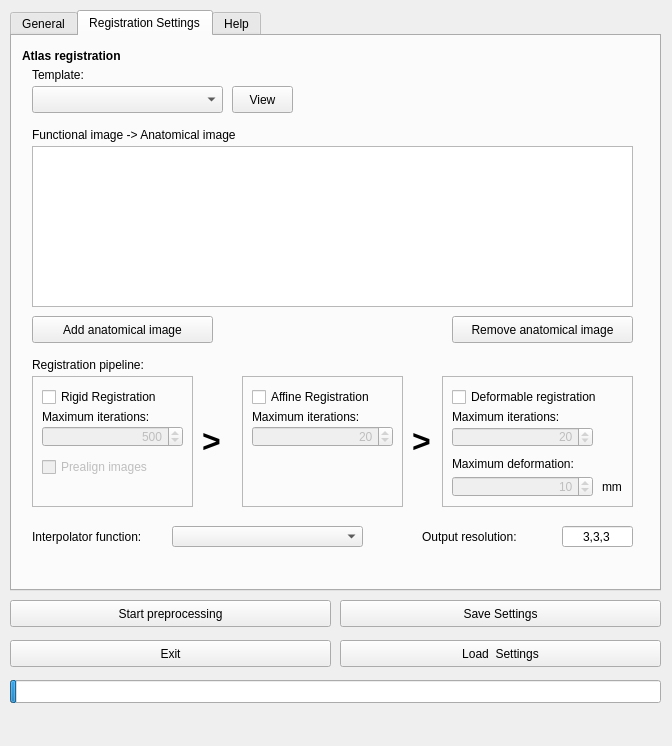
<?xml version="1.0" encoding="UTF-8"?>
<ui version="4.0">
 <class>Fenster</class>
 <widget class="QWidget" name="Fenster">
  <property name="geometry">
   <rect>
    <x>0</x>
    <y>0</y>
    <width>672</width>
    <height>746</height>
   </rect>
  </property>
  <property name="windowTitle">
   <string>Lipsia Preprocessing</string>
  </property>
  <property name="locale">
   <locale language="English" country="UnitedStates"/>
  </property>
  <widget class="QTabWidget" name="tabWidget">
   <property name="enabled">
    <bool>true</bool>
   </property>
   <property name="geometry">
    <rect>
     <x>10</x>
     <y>10</y>
     <width>651</width>
     <height>581</height>
    </rect>
   </property>
   <property name="layoutDirection">
    <enum>Qt::LeftToRight</enum>
   </property>
   <property name="currentIndex">
    <number>1</number>
   </property>
   <widget class="QWidget" name="tab_general">
    <attribute name="title">
     <string>General</string>
    </attribute>
    <widget class="QDoubleSpinBox" name="dsb_repetition_time">
     <property name="geometry">
      <rect>
       <x>180</x>
       <y>290</y>
       <width>62</width>
       <height>27</height>
      </rect>
     </property>
     <property name="maximum">
      <double>600.000000000000000</double>
     </property>
    </widget>
    <widget class="QLabel" name="l_cutoff_lp_s">
     <property name="geometry">
      <rect>
       <x>570</x>
       <y>310</y>
       <width>16</width>
       <height>31</height>
      </rect>
     </property>
     <property name="text">
      <string>s</string>
     </property>
    </widget>
    <widget class="QCheckBox" name="cb_spatial_filtering">
     <property name="geometry">
      <rect>
       <x>310</x>
       <y>140</y>
       <width>191</width>
       <height>22</height>
      </rect>
     </property>
     <property name="text">
      <string>Spatial filtering</string>
     </property>
    </widget>
    <widget class="QPushButton" name="b_add_image_directory">
     <property name="geometry">
      <rect>
       <x>100</x>
       <y>230</y>
       <width>101</width>
       <height>27</height>
      </rect>
     </property>
     <property name="text">
      <string>Add dicom dir</string>
     </property>
     <property name="autoDefault">
      <bool>false</bool>
     </property>
    </widget>
    <widget class="QCheckBox" name="cb_debug_output">
     <property name="geometry">
      <rect>
       <x>460</x>
       <y>370</y>
       <width>151</width>
       <height>22</height>
      </rect>
     </property>
     <property name="text">
      <string>Debug Output</string>
     </property>
    </widget>
    <widget class="QCheckBox" name="cb_slicetime_correction">
     <property name="geometry">
      <rect>
       <x>310</x>
       <y>60</y>
       <width>151</width>
       <height>22</height>
      </rect>
     </property>
     <property name="text">
      <string>Slicetime correction</string>
     </property>
    </widget>
    <widget class="QLabel" name="l_preprocessing_steps">
     <property name="geometry">
      <rect>
       <x>300</x>
       <y>20</y>
       <width>151</width>
       <height>21</height>
      </rect>
     </property>
     <property name="text">
      <string>&lt;!DOCTYPE HTML PUBLIC &quot;-//W3C//DTD HTML 4.0//EN&quot; &quot;http://www.w3.org/TR/REC-html40/strict.dtd&quot;&gt;
&lt;html&gt;&lt;head&gt;&lt;meta name=&quot;qrichtext&quot; content=&quot;1&quot; /&gt;&lt;style type=&quot;text/css&quot;&gt;
p, li { white-space: pre-wrap; }
&lt;/style&gt;&lt;/head&gt;&lt;body style=&quot; font-family:'Sans'; font-size:10pt; font-weight:400; font-style:normal;&quot;&gt;
&lt;p style=&quot; margin-top:0px; margin-bottom:0px; margin-left:0px; margin-right:0px; -qt-block-indent:0; text-indent:0px;&quot;&gt;&lt;span style=&quot; font-size:9pt; font-weight:600;&quot;&gt;Preprocessing steps&lt;/span&gt;&lt;/p&gt;&lt;/body&gt;&lt;/html&gt;</string>
     </property>
    </widget>
    <widget class="QLabel" name="l_cutoff_high_pass">
     <property name="geometry">
      <rect>
       <x>310</x>
       <y>310</y>
       <width>51</width>
       <height>31</height>
      </rect>
     </property>
     <property name="text">
      <string>Cutoff:</string>
     </property>
    </widget>
    <widget class="QSpinBox" name="sb_lp_cutoff">
     <property name="enabled">
      <bool>false</bool>
     </property>
     <property name="geometry">
      <rect>
       <x>510</x>
       <y>310</y>
       <width>55</width>
       <height>27</height>
      </rect>
     </property>
     <property name="alignment">
      <set>Qt::AlignRight|Qt::AlignTrailing|Qt::AlignVCenter</set>
     </property>
     <property name="maximum">
      <number>600</number>
     </property>
     <property name="value">
      <number>3</number>
     </property>
    </widget>
    <widget class="QCheckBox" name="cb_set_repetition">
     <property name="enabled">
      <bool>true</bool>
     </property>
     <property name="geometry">
      <rect>
       <x>20</x>
       <y>290</y>
       <width>151</width>
       <height>22</height>
      </rect>
     </property>
     <property name="autoFillBackground">
      <bool>false</bool>
     </property>
     <property name="text">
      <string>Set repetition time:</string>
     </property>
     <property name="checked">
      <bool>true</bool>
     </property>
     <property name="tristate">
      <bool>false</bool>
     </property>
    </widget>
    <widget class="QLabel" name="l_input_files">
     <property name="geometry">
      <rect>
       <x>10</x>
       <y>10</y>
       <width>71</width>
       <height>17</height>
      </rect>
     </property>
     <property name="text">
      <string>Input fIles:</string>
     </property>
    </widget>
    <widget class="QLabel" name="l_mask_options">
     <property name="geometry">
      <rect>
       <x>300</x>
       <y>420</y>
       <width>111</width>
       <height>21</height>
      </rect>
     </property>
     <property name="text">
      <string>&lt;!DOCTYPE HTML PUBLIC &quot;-//W3C//DTD HTML 4.0//EN&quot; &quot;http://www.w3.org/TR/REC-html40/strict.dtd&quot;&gt;
&lt;html&gt;&lt;head&gt;&lt;meta name=&quot;qrichtext&quot; content=&quot;1&quot; /&gt;&lt;style type=&quot;text/css&quot;&gt;
p, li { white-space: pre-wrap; }
&lt;/style&gt;&lt;/head&gt;&lt;body style=&quot; font-family:'Sans'; font-size:10pt; font-weight:400; font-style:normal;&quot;&gt;
&lt;p style=&quot; margin-top:0px; margin-bottom:0px; margin-left:0px; margin-right:0px; -qt-block-indent:0; text-indent:0px;&quot;&gt;&lt;span style=&quot; font-size:9pt; font-weight:600;&quot;&gt;Mask options&lt;/span&gt;&lt;/p&gt;&lt;/body&gt;&lt;/html&gt;</string>
     </property>
    </widget>
    <widget class="QCheckBox" name="cb_low_pass">
     <property name="geometry">
      <rect>
       <x>460</x>
       <y>290</y>
       <width>151</width>
       <height>22</height>
      </rect>
     </property>
     <property name="text">
      <string>Low pass</string>
     </property>
    </widget>
    <widget class="QCheckBox" name="cb_fieldmap_correction">
     <property name="geometry">
      <rect>
       <x>310</x>
       <y>40</y>
       <width>151</width>
       <height>22</height>
      </rect>
     </property>
     <property name="text">
      <string>Fieldmap correction</string>
     </property>
    </widget>
    <widget class="QCheckBox" name="cb_write_logfile">
     <property name="geometry">
      <rect>
       <x>460</x>
       <y>390</y>
       <width>151</width>
       <height>22</height>
      </rect>
     </property>
     <property name="text">
      <string>Write logfile</string>
     </property>
    </widget>
    <widget class="QLabel" name="l_cutoff_low_pass">
     <property name="geometry">
      <rect>
       <x>460</x>
       <y>310</y>
       <width>51</width>
       <height>31</height>
      </rect>
     </property>
     <property name="text">
      <string>Cutoff:</string>
     </property>
    </widget>
    <widget class="QLabel" name="l_miscellaneous">
     <property name="geometry">
      <rect>
       <x>460</x>
       <y>350</y>
       <width>111</width>
       <height>16</height>
      </rect>
     </property>
     <property name="text">
      <string>&lt;!DOCTYPE HTML PUBLIC &quot;-//W3C//DTD HTML 4.0//EN&quot; &quot;http://www.w3.org/TR/REC-html40/strict.dtd&quot;&gt;
&lt;html&gt;&lt;head&gt;&lt;meta name=&quot;qrichtext&quot; content=&quot;1&quot; /&gt;&lt;style type=&quot;text/css&quot;&gt;
p, li { white-space: pre-wrap; }
&lt;/style&gt;&lt;/head&gt;&lt;body style=&quot; font-family:'Sans'; font-size:10pt; font-weight:400; font-style:normal;&quot;&gt;
&lt;p style=&quot; margin-top:0px; margin-bottom:0px; margin-left:0px; margin-right:0px; -qt-block-indent:0; text-indent:0px;&quot;&gt;&lt;span style=&quot; font-size:9pt; font-weight:600;&quot;&gt;Miscellaneous&lt;/span&gt;&lt;/p&gt;&lt;/body&gt;&lt;/html&gt;</string>
     </property>
    </widget>
    <widget class="QListWidget" name="lw_input_files">
     <property name="geometry">
      <rect>
       <x>10</x>
       <y>30</y>
       <width>281</width>
       <height>192</height>
      </rect>
     </property>
    </widget>
    <widget class="QLabel" name="l_spatial_filtering">
     <property name="geometry">
      <rect>
       <x>300</x>
       <y>350</y>
       <width>111</width>
       <height>20</height>
      </rect>
     </property>
     <property name="text">
      <string>&lt;!DOCTYPE HTML PUBLIC &quot;-//W3C//DTD HTML 4.0//EN&quot; &quot;http://www.w3.org/TR/REC-html40/strict.dtd&quot;&gt;
&lt;html&gt;&lt;head&gt;&lt;meta name=&quot;qrichtext&quot; content=&quot;1&quot; /&gt;&lt;style type=&quot;text/css&quot;&gt;
p, li { white-space: pre-wrap; }
&lt;/style&gt;&lt;/head&gt;&lt;body style=&quot; font-family:'Sans'; font-size:10pt; font-weight:400; font-style:normal;&quot;&gt;
&lt;p style=&quot; margin-top:0px; margin-bottom:0px; margin-left:0px; margin-right:0px; -qt-block-indent:0; text-indent:0px;&quot;&gt;&lt;span style=&quot; font-size:9pt; font-weight:600;&quot;&gt;Spatial filtering&lt;/span&gt;&lt;/p&gt;
&lt;p style=&quot;-qt-paragraph-type:empty; margin-top:0px; margin-bottom:0px; margin-left:0px; margin-right:0px; -qt-block-indent:0; text-indent:0px; font-size:9pt; font-weight:600;&quot;&gt;&lt;/p&gt;&lt;/body&gt;&lt;/html&gt;</string>
     </property>
    </widget>
    <widget class="QLabel" name="l_spatial_filtering_mm">
     <property name="geometry">
      <rect>
       <x>420</x>
       <y>370</y>
       <width>31</width>
       <height>31</height>
      </rect>
     </property>
     <property name="text">
      <string>mm</string>
     </property>
    </widget>
    <widget class="QCheckBox" name="cb_atlas_registration">
     <property name="geometry">
      <rect>
       <x>310</x>
       <y>100</y>
       <width>161</width>
       <height>22</height>
      </rect>
     </property>
     <property name="text">
      <string>Atlas registration</string>
     </property>
    </widget>
    <widget class="QLabel" name="l_output">
     <property name="geometry">
      <rect>
       <x>10</x>
       <y>350</y>
       <width>51</width>
       <height>16</height>
      </rect>
     </property>
     <property name="text">
      <string>&lt;!DOCTYPE HTML PUBLIC &quot;-//W3C//DTD HTML 4.0//EN&quot; &quot;http://www.w3.org/TR/REC-html40/strict.dtd&quot;&gt;
&lt;html&gt;&lt;head&gt;&lt;meta name=&quot;qrichtext&quot; content=&quot;1&quot; /&gt;&lt;style type=&quot;text/css&quot;&gt;
p, li { white-space: pre-wrap; }
&lt;/style&gt;&lt;/head&gt;&lt;body style=&quot; font-family:'Sans'; font-size:10pt; font-weight:400; font-style:normal;&quot;&gt;
&lt;p style=&quot; margin-top:0px; margin-bottom:0px; margin-left:0px; margin-right:0px; -qt-block-indent:0; text-indent:0px;&quot;&gt;&lt;span style=&quot; font-weight:600;&quot;&gt;Output&lt;/span&gt;&lt;/p&gt;&lt;/body&gt;&lt;/html&gt;</string>
     </property>
    </widget>
    <widget class="QCheckBox" name="cb_show_mask">
     <property name="enabled">
      <bool>false</bool>
     </property>
     <property name="geometry">
      <rect>
       <x>330</x>
       <y>200</y>
       <width>201</width>
       <height>22</height>
      </rect>
     </property>
     <property name="text">
      <string>Show mask (interruption)</string>
     </property>
    </widget>
    <widget class="QSpinBox" name="sb_hp_cutoff">
     <property name="geometry">
      <rect>
       <x>360</x>
       <y>310</y>
       <width>55</width>
       <height>27</height>
      </rect>
     </property>
     <property name="alignment">
      <set>Qt::AlignRight|Qt::AlignTrailing|Qt::AlignVCenter</set>
     </property>
     <property name="maximum">
      <number>600</number>
     </property>
     <property name="value">
      <number>90</number>
     </property>
    </widget>
    <widget class="QLabel" name="l_fwhm">
     <property name="geometry">
      <rect>
       <x>310</x>
       <y>370</y>
       <width>51</width>
       <height>31</height>
      </rect>
     </property>
     <property name="text">
      <string>FWHM:</string>
     </property>
    </widget>
    <widget class="QCheckBox" name="cb_show_registration_results">
     <property name="enabled">
      <bool>false</bool>
     </property>
     <property name="geometry">
      <rect>
       <x>330</x>
       <y>120</y>
       <width>281</width>
       <height>22</height>
      </rect>
     </property>
     <property name="text">
      <string>Show registration results (interruption)</string>
     </property>
     <property name="checked">
      <bool>false</bool>
     </property>
    </widget>
    <widget class="QCheckBox" name="cb_create_mask">
     <property name="geometry">
      <rect>
       <x>310</x>
       <y>180</y>
       <width>201</width>
       <height>22</height>
      </rect>
     </property>
     <property name="text">
      <string>Create a mask</string>
     </property>
    </widget>
    <widget class="QPushButton" name="b_add_image_file">
     <property name="geometry">
      <rect>
       <x>10</x>
       <y>230</y>
       <width>81</width>
       <height>27</height>
      </rect>
     </property>
     <property name="text">
      <string>Add images</string>
     </property>
     <property name="checkable">
      <bool>false</bool>
     </property>
     <property name="autoRepeatDelay">
      <number>300</number>
     </property>
    </widget>
    <widget class="QPushButton" name="b_remove_file">
     <property name="geometry">
      <rect>
       <x>210</x>
       <y>230</y>
       <width>81</width>
       <height>27</height>
      </rect>
     </property>
     <property name="text">
      <string>Remove</string>
     </property>
    </widget>
    <widget class="QLabel" name="l_cutoff_hp_s">
     <property name="geometry">
      <rect>
       <x>420</x>
       <y>310</y>
       <width>16</width>
       <height>31</height>
      </rect>
     </property>
     <property name="text">
      <string>s</string>
     </property>
    </widget>
    <widget class="QCheckBox" name="cb_movement_correction">
     <property name="geometry">
      <rect>
       <x>310</x>
       <y>80</y>
       <width>161</width>
       <height>22</height>
      </rect>
     </property>
     <property name="text">
      <string>Movement correction</string>
     </property>
    </widget>
    <widget class="QLabel" name="l_directory">
     <property name="geometry">
      <rect>
       <x>20</x>
       <y>370</y>
       <width>71</width>
       <height>17</height>
      </rect>
     </property>
     <property name="text">
      <string>Directory:</string>
     </property>
    </widget>
    <widget class="QLabel" name="l_temporal_filtering">
     <property name="geometry">
      <rect>
       <x>300</x>
       <y>270</y>
       <width>151</width>
       <height>21</height>
      </rect>
     </property>
     <property name="text">
      <string>&lt;!DOCTYPE HTML PUBLIC &quot;-//W3C//DTD HTML 4.0//EN&quot; &quot;http://www.w3.org/TR/REC-html40/strict.dtd&quot;&gt;
&lt;html&gt;&lt;head&gt;&lt;meta name=&quot;qrichtext&quot; content=&quot;1&quot; /&gt;&lt;style type=&quot;text/css&quot;&gt;
p, li { white-space: pre-wrap; }
&lt;/style&gt;&lt;/head&gt;&lt;body style=&quot; font-family:'Sans'; font-size:10pt; font-weight:400; font-style:normal;&quot;&gt;
&lt;p style=&quot; margin-top:0px; margin-bottom:0px; margin-left:0px; margin-right:0px; -qt-block-indent:0; text-indent:0px;&quot;&gt;&lt;span style=&quot; font-size:9pt; font-weight:600;&quot;&gt;Temporal filtering&lt;/span&gt;&lt;/p&gt;&lt;/body&gt;&lt;/html&gt;</string>
     </property>
    </widget>
    <widget class="QCheckBox" name="cb_high_pass">
     <property name="enabled">
      <bool>true</bool>
     </property>
     <property name="geometry">
      <rect>
       <x>310</x>
       <y>290</y>
       <width>151</width>
       <height>22</height>
      </rect>
     </property>
     <property name="autoFillBackground">
      <bool>false</bool>
     </property>
     <property name="text">
      <string>High pass filter</string>
     </property>
     <property name="checked">
      <bool>true</bool>
     </property>
     <property name="tristate">
      <bool>false</bool>
     </property>
    </widget>
    <widget class="QSpinBox" name="sb_fwhm">
     <property name="geometry">
      <rect>
       <x>360</x>
       <y>370</y>
       <width>55</width>
       <height>27</height>
      </rect>
     </property>
     <property name="alignment">
      <set>Qt::AlignRight|Qt::AlignTrailing|Qt::AlignVCenter</set>
     </property>
     <property name="maximum">
      <number>600</number>
     </property>
     <property name="value">
      <number>6</number>
     </property>
    </widget>
    <widget class="QCheckBox" name="cb_temporal_filtering">
     <property name="geometry">
      <rect>
       <x>310</x>
       <y>160</y>
       <width>231</width>
       <height>22</height>
      </rect>
     </property>
     <property name="text">
      <string>Temporal filtering</string>
     </property>
    </widget>
    <widget class="QLineEdit" name="le_directory">
     <property name="geometry">
      <rect>
       <x>20</x>
       <y>390</y>
       <width>231</width>
       <height>27</height>
      </rect>
     </property>
     <property name="text">
      <string>/home/blah/blah</string>
     </property>
    </widget>
    <widget class="QLineEdit" name="le_prefix">
     <property name="geometry">
      <rect>
       <x>20</x>
       <y>450</y>
       <width>231</width>
       <height>27</height>
      </rect>
     </property>
     <property name="text">
      <string>preproc_</string>
     </property>
    </widget>
    <widget class="QLabel" name="l_prefix">
     <property name="geometry">
      <rect>
       <x>20</x>
       <y>430</y>
       <width>59</width>
       <height>17</height>
      </rect>
     </property>
     <property name="text">
      <string>Prefix</string>
     </property>
    </widget>
    <widget class="QRadioButton" name="rb_create_average_mask">
     <property name="geometry">
      <rect>
       <x>310</x>
       <y>450</y>
       <width>191</width>
       <height>22</height>
      </rect>
     </property>
     <property name="text">
      <string>Create an average mask</string>
     </property>
     <property name="checked">
      <bool>true</bool>
     </property>
    </widget>
    <widget class="QRadioButton" name="rb_create_mask_subject">
     <property name="geometry">
      <rect>
       <x>310</x>
       <y>470</y>
       <width>231</width>
       <height>22</height>
      </rect>
     </property>
     <property name="text">
      <string>Create a mask for every subject</string>
     </property>
    </widget>
    <widget class="QLabel" name="l_maximum_number_of_voxel">
     <property name="geometry">
      <rect>
       <x>310</x>
       <y>500</y>
       <width>181</width>
       <height>31</height>
      </rect>
     </property>
     <property name="text">
      <string>Maximum number of voxel:</string>
     </property>
    </widget>
    <widget class="QSpinBox" name="sb_max_num_voxel">
     <property name="geometry">
      <rect>
       <x>490</x>
       <y>500</y>
       <width>151</width>
       <height>27</height>
      </rect>
     </property>
     <property name="layoutDirection">
      <enum>Qt::LeftToRight</enum>
     </property>
     <property name="alignment">
      <set>Qt::AlignRight|Qt::AlignTrailing|Qt::AlignVCenter</set>
     </property>
     <property name="maximum">
      <number>1000000000</number>
     </property>
     <property name="value">
      <number>50000</number>
     </property>
    </widget>
    <widget class="QPushButton" name="b_output_directory">
     <property name="geometry">
      <rect>
       <x>250</x>
       <y>390</y>
       <width>26</width>
       <height>25</height>
      </rect>
     </property>
     <property name="text">
      <string>...</string>
     </property>
    </widget>
   </widget>
   <widget class="QWidget" name="tab_reg_settings">
    <property name="accessibleName">
     <string/>
    </property>
    <attribute name="title">
     <string>Registration Settings</string>
    </attribute>
    <widget class="QLabel" name="l_atlas_registration">
     <property name="geometry">
      <rect>
       <x>10</x>
       <y>10</y>
       <width>151</width>
       <height>21</height>
      </rect>
     </property>
     <property name="text">
      <string>&lt;!DOCTYPE HTML PUBLIC &quot;-//W3C//DTD HTML 4.0//EN&quot; &quot;http://www.w3.org/TR/REC-html40/strict.dtd&quot;&gt;
&lt;html&gt;&lt;head&gt;&lt;meta name=&quot;qrichtext&quot; content=&quot;1&quot; /&gt;&lt;style type=&quot;text/css&quot;&gt;
p, li { white-space: pre-wrap; }
&lt;/style&gt;&lt;/head&gt;&lt;body style=&quot; font-family:'Sans'; font-size:10pt; font-weight:400; font-style:normal;&quot;&gt;
&lt;p style=&quot; margin-top:0px; margin-bottom:0px; margin-left:0px; margin-right:0px; -qt-block-indent:0; text-indent:0px;&quot;&gt;&lt;span style=&quot; font-size:9pt; font-weight:600;&quot;&gt;Atlas registration&lt;/span&gt;&lt;/p&gt;&lt;/body&gt;&lt;/html&gt;</string>
     </property>
    </widget>
    <widget class="QLabel" name="l_template">
     <property name="geometry">
      <rect>
       <x>20</x>
       <y>30</y>
       <width>71</width>
       <height>17</height>
      </rect>
     </property>
     <property name="text">
      <string>Template:</string>
     </property>
    </widget>
    <widget class="QComboBox" name="comboBox_template">
     <property name="geometry">
      <rect>
       <x>20</x>
       <y>50</y>
       <width>191</width>
       <height>27</height>
      </rect>
     </property>
    </widget>
    <widget class="QPushButton" name="b_view">
     <property name="geometry">
      <rect>
       <x>220</x>
       <y>50</y>
       <width>61</width>
       <height>27</height>
      </rect>
     </property>
     <property name="text">
      <string>View</string>
     </property>
    </widget>
    <widget class="QLabel" name="l_functional_anatomical_image">
     <property name="geometry">
      <rect>
       <x>20</x>
       <y>90</y>
       <width>251</width>
       <height>17</height>
      </rect>
     </property>
     <property name="text">
      <string>Functional image -&gt; Anatomical image</string>
     </property>
    </widget>
    <widget class="QListWidget" name="lw_functional_anatomical_image">
     <property name="geometry">
      <rect>
       <x>20</x>
       <y>110</y>
       <width>601</width>
       <height>161</height>
      </rect>
     </property>
    </widget>
    <widget class="QPushButton" name="b_remove_anatomical_image">
     <property name="geometry">
      <rect>
       <x>440</x>
       <y>280</y>
       <width>181</width>
       <height>27</height>
      </rect>
     </property>
     <property name="text">
      <string>Remove anatomical image</string>
     </property>
    </widget>
    <widget class="QPushButton" name="b_add_anatomical_image">
     <property name="geometry">
      <rect>
       <x>20</x>
       <y>280</y>
       <width>181</width>
       <height>27</height>
      </rect>
     </property>
     <property name="text">
      <string>Add anatomical image</string>
     </property>
    </widget>
    <widget class="QLabel" name="l_registration_pipeline">
     <property name="geometry">
      <rect>
       <x>20</x>
       <y>320</y>
       <width>141</width>
       <height>17</height>
      </rect>
     </property>
     <property name="text">
      <string>Registration pipeline:</string>
     </property>
    </widget>
    <widget class="QComboBox" name="comboBox_interpol_func">
     <property name="geometry">
      <rect>
       <x>160</x>
       <y>490</y>
       <width>191</width>
       <height>21</height>
      </rect>
     </property>
    </widget>
    <widget class="QLabel" name="l_interpolator_function">
     <property name="geometry">
      <rect>
       <x>20</x>
       <y>490</y>
       <width>141</width>
       <height>21</height>
      </rect>
     </property>
     <property name="text">
      <string>Interpolator function:</string>
     </property>
    </widget>
    <widget class="QLabel" name="l_output_resolution">
     <property name="geometry">
      <rect>
       <x>410</x>
       <y>490</y>
       <width>121</width>
       <height>21</height>
      </rect>
     </property>
     <property name="text">
      <string>Output resolution:</string>
     </property>
    </widget>
    <widget class="QLineEdit" name="le_output_resolution">
     <property name="geometry">
      <rect>
       <x>550</x>
       <y>490</y>
       <width>71</width>
       <height>21</height>
      </rect>
     </property>
     <property name="text">
      <string>3,3,3</string>
     </property>
     <property name="alignment">
      <set>Qt::AlignCenter</set>
     </property>
    </widget>
    <widget class="QFrame" name="fr_reg_pipe_1">
     <property name="geometry">
      <rect>
       <x>20</x>
       <y>340</y>
       <width>161</width>
       <height>131</height>
      </rect>
     </property>
     <property name="frameShape">
      <enum>QFrame::StyledPanel</enum>
     </property>
     <property name="frameShadow">
      <enum>QFrame::Raised</enum>
     </property>
     <widget class="QCheckBox" name="cb_rigid_registration">
      <property name="geometry">
       <rect>
        <x>10</x>
        <y>10</y>
        <width>141</width>
        <height>22</height>
       </rect>
      </property>
      <property name="text">
       <string>Rigid Registration</string>
      </property>
     </widget>
     <widget class="QLabel" name="l_max_iterations_p1">
      <property name="geometry">
       <rect>
        <x>10</x>
        <y>30</y>
        <width>141</width>
        <height>21</height>
       </rect>
      </property>
      <property name="text">
       <string>Maximum iterations:</string>
      </property>
     </widget>
     <widget class="QSpinBox" name="sb_max_iterations_p1">
      <property name="enabled">
       <bool>false</bool>
      </property>
      <property name="geometry">
       <rect>
        <x>10</x>
        <y>50</y>
        <width>141</width>
        <height>21</height>
       </rect>
      </property>
      <property name="alignment">
       <set>Qt::AlignRight|Qt::AlignTrailing|Qt::AlignVCenter</set>
      </property>
      <property name="maximum">
       <number>1000</number>
      </property>
      <property name="value">
       <number>500</number>
      </property>
     </widget>
     <widget class="QCheckBox" name="cb_prealign_images">
      <property name="enabled">
       <bool>false</bool>
      </property>
      <property name="geometry">
       <rect>
        <x>10</x>
        <y>80</y>
        <width>141</width>
        <height>22</height>
       </rect>
      </property>
      <property name="text">
       <string>Prealign images</string>
      </property>
     </widget>
    </widget>
    <widget class="QFrame" name="fr_reg_pipe_2">
     <property name="geometry">
      <rect>
       <x>230</x>
       <y>340</y>
       <width>161</width>
       <height>131</height>
      </rect>
     </property>
     <property name="frameShape">
      <enum>QFrame::StyledPanel</enum>
     </property>
     <property name="frameShadow">
      <enum>QFrame::Raised</enum>
     </property>
     <widget class="QCheckBox" name="cb_affine_registration">
      <property name="geometry">
       <rect>
        <x>10</x>
        <y>10</y>
        <width>141</width>
        <height>22</height>
       </rect>
      </property>
      <property name="text">
       <string>Affine Registration</string>
      </property>
     </widget>
     <widget class="QLabel" name="l_max_iterations_p2">
      <property name="geometry">
       <rect>
        <x>10</x>
        <y>30</y>
        <width>141</width>
        <height>21</height>
       </rect>
      </property>
      <property name="text">
       <string>Maximum iterations:</string>
      </property>
     </widget>
     <widget class="QSpinBox" name="sb_max_iterations_p2">
      <property name="enabled">
       <bool>false</bool>
      </property>
      <property name="geometry">
       <rect>
        <x>10</x>
        <y>50</y>
        <width>141</width>
        <height>21</height>
       </rect>
      </property>
      <property name="alignment">
       <set>Qt::AlignRight|Qt::AlignTrailing|Qt::AlignVCenter</set>
      </property>
      <property name="maximum">
       <number>1000</number>
      </property>
      <property name="value">
       <number>20</number>
      </property>
     </widget>
    </widget>
    <widget class="QFrame" name="fr_reg_pipe_3">
     <property name="geometry">
      <rect>
       <x>430</x>
       <y>340</y>
       <width>191</width>
       <height>131</height>
      </rect>
     </property>
     <property name="frameShape">
      <enum>QFrame::StyledPanel</enum>
     </property>
     <property name="frameShadow">
      <enum>QFrame::Raised</enum>
     </property>
     <widget class="QCheckBox" name="cb_deformable_registration">
      <property name="geometry">
       <rect>
        <x>10</x>
        <y>10</y>
        <width>181</width>
        <height>22</height>
       </rect>
      </property>
      <property name="text">
       <string>Deformable registration</string>
      </property>
     </widget>
     <widget class="QLabel" name="l_max_iterations_p3">
      <property name="geometry">
       <rect>
        <x>10</x>
        <y>31</y>
        <width>141</width>
        <height>20</height>
       </rect>
      </property>
      <property name="text">
       <string>Maximum iterations:</string>
      </property>
     </widget>
     <widget class="QSpinBox" name="sb_max_iterations_p3">
      <property name="enabled">
       <bool>false</bool>
      </property>
      <property name="geometry">
       <rect>
        <x>10</x>
        <y>51</y>
        <width>141</width>
        <height>20</height>
       </rect>
      </property>
      <property name="alignment">
       <set>Qt::AlignRight|Qt::AlignTrailing|Qt::AlignVCenter</set>
      </property>
      <property name="maximum">
       <number>1000</number>
      </property>
      <property name="value">
       <number>20</number>
      </property>
     </widget>
     <widget class="QSpinBox" name="sb_max_deformation">
      <property name="enabled">
       <bool>false</bool>
      </property>
      <property name="geometry">
       <rect>
        <x>10</x>
        <y>100</y>
        <width>141</width>
        <height>21</height>
       </rect>
      </property>
      <property name="alignment">
       <set>Qt::AlignRight|Qt::AlignTrailing|Qt::AlignVCenter</set>
      </property>
      <property name="maximum">
       <number>1000</number>
      </property>
      <property name="value">
       <number>10</number>
      </property>
     </widget>
     <widget class="QLabel" name="l_max_deformation">
      <property name="geometry">
       <rect>
        <x>10</x>
        <y>80</y>
        <width>161</width>
        <height>16</height>
       </rect>
      </property>
      <property name="text">
       <string>Maximum deformation:</string>
      </property>
     </widget>
     <widget class="QLabel" name="l_max_deformation_mm">
      <property name="geometry">
       <rect>
        <x>160</x>
        <y>100</y>
        <width>31</width>
        <height>21</height>
       </rect>
      </property>
      <property name="text">
       <string>mm</string>
      </property>
     </widget>
    </widget>
    <widget class="QLabel" name="l_next1">
     <property name="geometry">
      <rect>
       <x>190</x>
       <y>340</y>
       <width>31</width>
       <height>131</height>
      </rect>
     </property>
     <property name="text">
      <string>&lt;!DOCTYPE HTML PUBLIC &quot;-//W3C//DTD HTML 4.0//EN&quot; &quot;http://www.w3.org/TR/REC-html40/strict.dtd&quot;&gt;
&lt;html&gt;&lt;head&gt;&lt;meta name=&quot;qrichtext&quot; content=&quot;1&quot; /&gt;&lt;style type=&quot;text/css&quot;&gt;
p, li { white-space: pre-wrap; }
&lt;/style&gt;&lt;/head&gt;&lt;body style=&quot; font-family:'Sans'; font-size:10pt; font-weight:400; font-style:normal;&quot;&gt;
&lt;p style=&quot; margin-top:0px; margin-bottom:0px; margin-left:0px; margin-right:0px; -qt-block-indent:0; text-indent:0px;&quot;&gt;&lt;span style=&quot; font-size:24pt; font-weight:600;&quot;&gt;&amp;gt;&lt;/span&gt;&lt;/p&gt;&lt;/body&gt;&lt;/html&gt;</string>
     </property>
    </widget>
    <widget class="QLabel" name="l_next2">
     <property name="geometry">
      <rect>
       <x>400</x>
       <y>340</y>
       <width>31</width>
       <height>131</height>
      </rect>
     </property>
     <property name="text">
      <string>&lt;!DOCTYPE HTML PUBLIC &quot;-//W3C//DTD HTML 4.0//EN&quot; &quot;http://www.w3.org/TR/REC-html40/strict.dtd&quot;&gt;
&lt;html&gt;&lt;head&gt;&lt;meta name=&quot;qrichtext&quot; content=&quot;1&quot; /&gt;&lt;style type=&quot;text/css&quot;&gt;
p, li { white-space: pre-wrap; }
&lt;/style&gt;&lt;/head&gt;&lt;body style=&quot; font-family:'Sans'; font-size:10pt; font-weight:400; font-style:normal;&quot;&gt;
&lt;p style=&quot; margin-top:0px; margin-bottom:0px; margin-left:0px; margin-right:0px; -qt-block-indent:0; text-indent:0px;&quot;&gt;&lt;span style=&quot; font-size:24pt; font-weight:600;&quot;&gt;&amp;gt;&lt;/span&gt;&lt;/p&gt;&lt;/body&gt;&lt;/html&gt;</string>
     </property>
    </widget>
   </widget>
   <widget class="QWidget" name="tab_help">
    <attribute name="title">
     <string>Help</string>
    </attribute>
    <widget class="QComboBox" name="comboBox_help">
     <property name="geometry">
      <rect>
       <x>10</x>
       <y>10</y>
       <width>241</width>
       <height>21</height>
      </rect>
     </property>
    </widget>
    <widget class="QTextBrowser" name="textBrowser_help">
     <property name="geometry">
      <rect>
       <x>10</x>
       <y>40</y>
       <width>621</width>
       <height>471</height>
      </rect>
     </property>
    </widget>
   </widget>
  </widget>
  <widget class="QProgressBar" name="progressBar">
   <property name="geometry">
    <rect>
     <x>10</x>
     <y>680</y>
     <width>651</width>
     <height>23</height>
    </rect>
   </property>
   <property name="value">
    <number>1</number>
   </property>
   <property name="format">
    <string/>
   </property>
  </widget>
  <widget class="QPushButton" name="b_start_proc">
   <property name="geometry">
    <rect>
     <x>10</x>
     <y>600</y>
     <width>321</width>
     <height>27</height>
    </rect>
   </property>
   <property name="text">
    <string>Start preprocessing</string>
   </property>
  </widget>
  <widget class="QPushButton" name="b_save_settings">
   <property name="geometry">
    <rect>
     <x>340</x>
     <y>600</y>
     <width>321</width>
     <height>27</height>
    </rect>
   </property>
   <property name="text">
    <string>Save Settings</string>
   </property>
  </widget>
  <widget class="QPushButton" name="b_exit">
   <property name="geometry">
    <rect>
     <x>10</x>
     <y>640</y>
     <width>321</width>
     <height>27</height>
    </rect>
   </property>
   <property name="text">
    <string>Exit</string>
   </property>
  </widget>
  <widget class="QPushButton" name="b_load_settings">
   <property name="geometry">
    <rect>
     <x>340</x>
     <y>640</y>
     <width>321</width>
     <height>27</height>
    </rect>
   </property>
   <property name="text">
    <string>Load  Settings</string>
   </property>
  </widget>
 </widget>
 <resources/>
 <connections>
  <connection>
   <sender>b_exit</sender>
   <signal>clicked()</signal>
   <receiver>Fenster</receiver>
   <slot>close()</slot>
   <hints>
    <hint type="sourcelabel">
     <x>170</x>
     <y>653</y>
    </hint>
    <hint type="destinationlabel">
     <x>335</x>
     <y>374</y>
    </hint>
   </hints>
  </connection>
  <connection>
   <sender>cb_atlas_registration</sender>
   <signal>clicked(bool)</signal>
   <receiver>cb_show_registration_results</receiver>
   <slot>setEnabled(bool)</slot>
   <hints>
    <hint type="sourcelabel">
     <x>443</x>
     <y>159</y>
    </hint>
    <hint type="destinationlabel">
     <x>445</x>
     <y>175</y>
    </hint>
   </hints>
  </connection>
  <connection>
   <sender>cb_create_mask</sender>
   <signal>clicked(bool)</signal>
   <receiver>cb_show_mask</receiver>
   <slot>setEnabled(bool)</slot>
   <hints>
    <hint type="sourcelabel">
     <x>367</x>
     <y>230</y>
    </hint>
    <hint type="destinationlabel">
     <x>377</x>
     <y>248</y>
    </hint>
   </hints>
  </connection>
  <connection>
   <sender>cb_set_repetition</sender>
   <signal>clicked(bool)</signal>
   <receiver>dsb_repetition_time</receiver>
   <slot>setEnabled(bool)</slot>
   <hints>
    <hint type="sourcelabel">
     <x>105</x>
     <y>348</y>
    </hint>
    <hint type="destinationlabel">
     <x>201</x>
     <y>346</y>
    </hint>
   </hints>
  </connection>
  <connection>
   <sender>cb_high_pass</sender>
   <signal>clicked(bool)</signal>
   <receiver>sb_hp_cutoff</receiver>
   <slot>setEnabled(bool)</slot>
   <hints>
    <hint type="sourcelabel">
     <x>425</x>
     <y>346</y>
    </hint>
    <hint type="destinationlabel">
     <x>399</x>
     <y>369</y>
    </hint>
   </hints>
  </connection>
  <connection>
   <sender>cb_low_pass</sender>
   <signal>clicked(bool)</signal>
   <receiver>sb_lp_cutoff</receiver>
   <slot>setEnabled(bool)</slot>
   <hints>
    <hint type="sourcelabel">
     <x>532</x>
     <y>344</y>
    </hint>
    <hint type="destinationlabel">
     <x>527</x>
     <y>365</y>
    </hint>
   </hints>
  </connection>
  <connection>
   <sender>cb_rigid_registration</sender>
   <signal>clicked(bool)</signal>
   <receiver>l_max_iterations_p1</receiver>
   <slot>setEnabled(bool)</slot>
   <hints>
    <hint type="sourcelabel">
     <x>128</x>
     <y>404</y>
    </hint>
    <hint type="destinationlabel">
     <x>120</x>
     <y>426</y>
    </hint>
   </hints>
  </connection>
  <connection>
   <sender>cb_rigid_registration</sender>
   <signal>clicked(bool)</signal>
   <receiver>sb_max_iterations_p1</receiver>
   <slot>setEnabled(bool)</slot>
   <hints>
    <hint type="sourcelabel">
     <x>67</x>
     <y>404</y>
    </hint>
    <hint type="destinationlabel">
     <x>75</x>
     <y>439</y>
    </hint>
   </hints>
  </connection>
  <connection>
   <sender>cb_rigid_registration</sender>
   <signal>clicked(bool)</signal>
   <receiver>cb_prealign_images</receiver>
   <slot>setEnabled(bool)</slot>
   <hints>
    <hint type="sourcelabel">
     <x>107</x>
     <y>398</y>
    </hint>
    <hint type="destinationlabel">
     <x>108</x>
     <y>475</y>
    </hint>
   </hints>
  </connection>
  <connection>
   <sender>cb_affine_registration</sender>
   <signal>clicked(bool)</signal>
   <receiver>sb_max_iterations_p2</receiver>
   <slot>setEnabled(bool)</slot>
   <hints>
    <hint type="sourcelabel">
     <x>319</x>
     <y>398</y>
    </hint>
    <hint type="destinationlabel">
     <x>315</x>
     <y>442</y>
    </hint>
   </hints>
  </connection>
  <connection>
   <sender>cb_deformable_registration</sender>
   <signal>clicked(bool)</signal>
   <receiver>sb_max_iterations_p3</receiver>
   <slot>setEnabled(bool)</slot>
   <hints>
    <hint type="sourcelabel">
     <x>518</x>
     <y>405</y>
    </hint>
    <hint type="destinationlabel">
     <x>512</x>
     <y>446</y>
    </hint>
   </hints>
  </connection>
  <connection>
   <sender>cb_deformable_registration</sender>
   <signal>clicked(bool)</signal>
   <receiver>sb_max_deformation</receiver>
   <slot>setEnabled(bool)</slot>
   <hints>
    <hint type="sourcelabel">
     <x>485</x>
     <y>402</y>
    </hint>
    <hint type="destinationlabel">
     <x>481</x>
     <y>490</y>
    </hint>
   </hints>
  </connection>
 </connections>
</ui>
